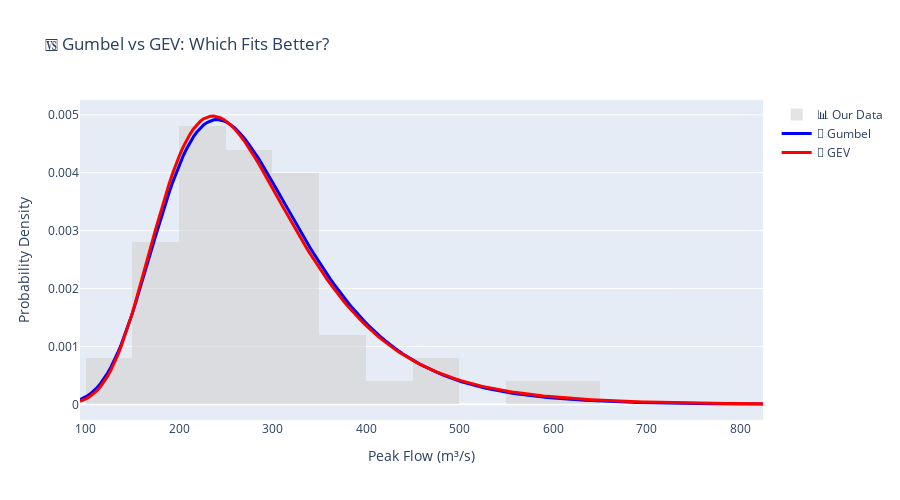

Here is the notebook cell this chart was saved with:
### Markdown cell above
---

# 🆚 Part 4: Gumbel vs GEV Comparison

Let's compare **Gumbel** (what you know) vs **GEV** (the improved version) using our data!

### Code cell
# Fit both Gumbel and GEV to the same data
print("🔧 Fitting both distributions to our flood data...")

# Fit Gumbel (your familiar method)
gumbel_params = stats.gumbel_r.fit(flood_flows)
gumbel_loc, gumbel_scale = gumbel_params

# Fit GEV (the improved method) - already done above
# gev_params already calculated

print("\n📊 Parameter Comparison:")
print(f"Gumbel:  Location = {gumbel_loc:.1f}, Scale = {gumbel_scale:.1f}, Shape = 0 (fixed)")
print(f"GEV:     Location = {location:.1f}, Scale = {scale:.1f}, Shape = {shape:.3f} (flexible)")

# Visual comparison
fig = go.Figure()

# Our data
fig.add_trace(go.Histogram(
    x=flood_flows, nbinsx=12, histnorm='probability density',
    name='📊 Our Data', opacity=0.6, marker_color='lightgray'
))

# Gumbel fit
x_range = np.linspace(min(flood_flows)*0.8, max(flood_flows)*1.3, 200)
gumbel_pdf = stats.gumbel_r.pdf(x_range, *gumbel_params)
gev_pdf = stats.genextreme.pdf(x_range, *gev_params)

fig.add_trace(go.Scatter(
    x=x_range, y=gumbel_pdf, mode='lines',
    name='🔵 Gumbel', line=dict(color='blue', width=3)
))

fig.add_trace(go.Scatter(
    x=x_range, y=gev_pdf, mode='lines',
    name='🔴 GEV', line=dict(color='red', width=3)
))

fig.update_layout(
    title='🆚 Gumbel vs GEV: Which Fits Better?',
    xaxis_title='Peak Flow (m³/s)',
    yaxis_title='Probability Density',
    height=500
)

fig.show()

# Simple fit comparison
gumbel_ll = np.sum(stats.gumbel_r.logpdf(flood_flows, *gumbel_params))
gev_ll = np.sum(stats.genextreme.logpdf(flood_flows, *gev_params))

print("\n🏆 Which model is better?")
print(f"Gumbel fit quality: {gumbel_ll:.1f}")
print(f"GEV fit quality: {gev_ll:.1f}")

if gev_ll > gumbel_ll + 2:  # Significant improvement
    print("✅ GEV is clearly better! The flexibility helps.")
elif gev_ll > gumbel_ll:
    print("✅ GEV is slightly better, but both are reasonable")
else:
    print("📊 Both are similar - Gumbel is adequate")

print(f"\n💡 For this data, shape parameter = {shape:.3f}")
if abs(shape) > 0.1:
    print("   This is significantly different from Gumbel - GEV captures important pattern!")
else:
    print("   This is close to Gumbel - both methods give similar results")

### Figure 1 — Plotly figure (JSON) as saved in the notebook; plotly's stock layout.template omitted (floating-point values rounded to 4 significant figures; data arrays with more than 128 entries replaced by an {"elided": "..."} marker saying what was removed)
{"data": [{"histnorm": "probability density", "marker": {"color": "lightgray"}, "name": "📊 Our Data", "nbinsx": 12, "opacity": 0.6, "type": "histogram", "x": [334, 203, 197, 183, 567, 255, 217, 335, 285, 292, 173, 229, 288, 349, 386, 348, 229, 367, 309, 160, 277, 257, 244, 238, 238, 356, 345, 117, 179, 409, 251, 251, 328, 204, 248, 230, 220, 304, 189, 634, 331, 275, 475, 284, 190, 469, 222, 327, 251, 147]}, {"line": {"color": "blue", "width": 3}, "mode": "lines", "name": "🔵 Gumbel", "type": "scatter", "x": {"elided": "200 float values"}, "y": {"elided": "200 float values"}}, {"line": {"color": "red", "width": 3}, "mode": "lines", "name": "🔴 GEV", "type": "scatter", "x": {"elided": "200 float values"}, "y": {"elided": "200 float values"}}], "layout": {"height": 500, "title": {"text": "🆚 Gumbel vs GEV: Which Fits Better?"}, "xaxis": {"title": {"text": "Peak Flow (m³/s)"}}, "yaxis": {"title": {"text": "Probability Density"}}}}
